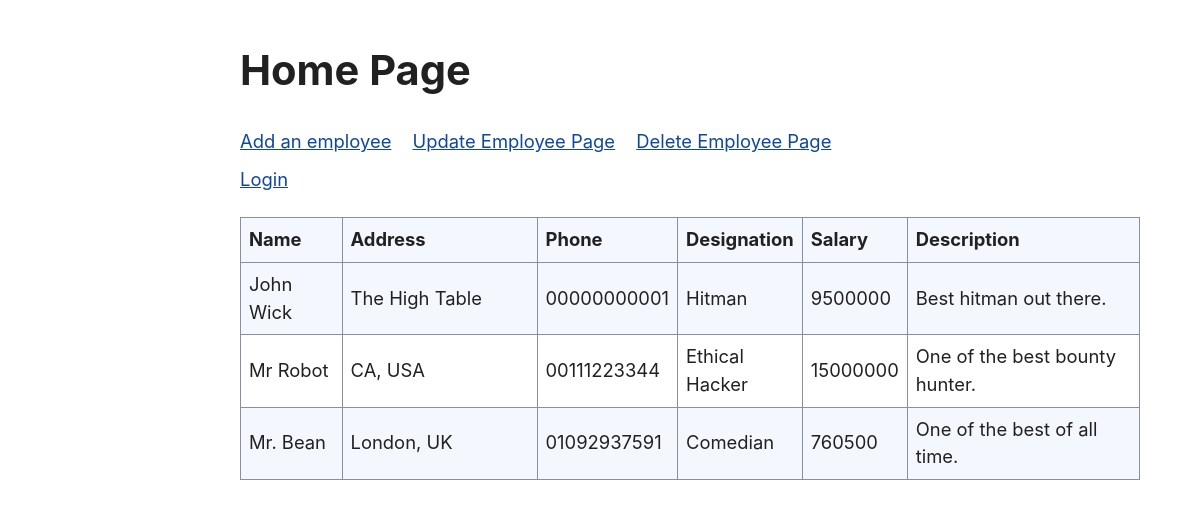
The app's page /employee/, older data.
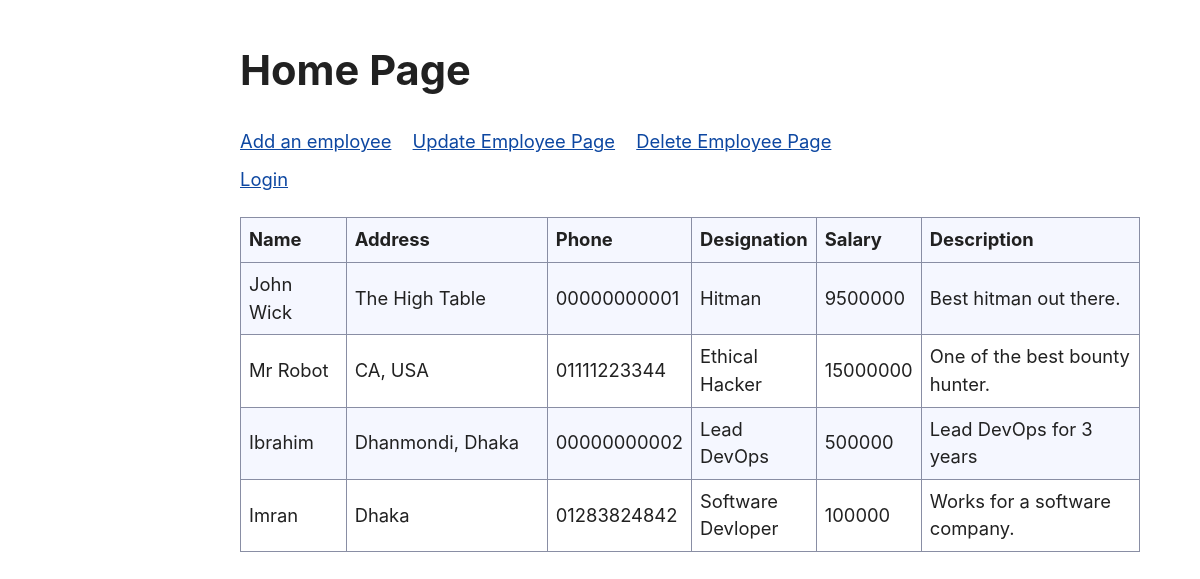
The same page, newer data.
### employee/models.py (models this page shows)
class Employee(models.Model):
    name = models.CharField(max_length=255)
    address = models.TextField()
    phone = models.CharField(max_length=15,unique=True)
    salary = models.PositiveIntegerField()
    designation = models.CharField(max_length=255)
    description = models.TextField()

### employee/views.py (the view)
# urls.py: path('', views.home, name='home'),
def home(request):
    request.session['last_page'] = 'home'
    user = str(request.user)
    employee_list = Employee.objects.all()
    if user == 'AnonymousUser':
        return render(request, 'home.html', {'employees': employee_list, 'user': None})
    return render(request, 'home.html', {'employees': employee_list, 'user': user})

### employee/templates/home.html
{% extends 'employee_base.html' %}
{% block content %}
<h2>Home Page</h2>
<nav style="margin-bottom: 10px;">
    <div style="margin: 0;">
        <a style="margin-right: .5rem; margin-left: 0; padding-left: 0;" href="add/">Add an employee</a>
        <a style="margin: .5rem;" href="update/">Update Employee Page</a>
        <a style="margin: .5rem;" href="delete/">Delete Employee Page</a>
    </div>
</nav>
<nav>
    <div style="margin:0">
        {% if not user %}
        <a href="{% url 'authorize-admin' %}">Login</a>
        {% else %}
        <a href="{% url 'unauthorize-admin' %}">Logout</a>
        {% endif %}
    </div>
</nav>
<div>
    {% if employees %}
    <table style="width: 900px;">
        <tr>
            <th style="width: 150px;">Name</th>
            <th style="width: 350px;">Address</th>
            <th>Phone</th>
            <th>Designation</th>
            <th>Salary</th>
            <th style="width: 400px;">Description</th>
        </tr>
        {% for employee in employees %}
        <tr>
            <td>{{employee.name}}</td>
            <td>{{employee.address}}</td>
            <td>{{employee.phone}}</td>
            <td>{{employee.designation}}</td>
            <td>{{employee.salary}}</td>
            <td>{{employee.description}}</td>
        </tr>
        {% endfor %}
    </table>
    {% else %}
    <h3>Currently no employees available.</h3>
    <h3>Add employees to see their data.</h3>
    {% endif %}
</div>
{% endblock %}

### employee/templates/employee_base.html (shortened to what this page needs)
{% load static %}
<!DOCTYPE html>
<html lang="en">
<head>
    <link rel="stylesheet" href="{% static 'css/styles.css' %}">
    <link href="https://cdn.jsdelivr.net/npm/simpledotcss@2.3.2/simple.min.css" rel="stylesheet">
</head>
<body>
    {% block content %}
    {% endblock %}
</body>
</html>

### employee/static/css/styles.css (style rules this page uses)
:root, ::backdrop { --sans-font: -apple-system, BlinkMacSystemFont, "Avenir Next", Avenir, "Nimbus Sans L", Roboto, "Noto Sans", "Segoe UI", Arial, Helvetica, "Helvetica Neue", sans-serif; --mono-font: Consolas, Menlo, Monaco, "Andale Mono", "Ubuntu Mono", monospace; --standard-border-radius: 5px; --bg: #fff; --accent-bg: #f5f7ff; --text: #212121; --text-light: #585858; --border: #898ea4; --accent: #0d47a1; --accent-hover: #1266e2; --accent-text: var(--bg); --code: #d81b60; --preformatted: #444; --marked: #fd3; --disabled: #efefef; }
html { font-family: var(--sans-font); scroll-behavior: smooth; }
body { color: var(--text); background-color: var(--bg); grid-template-columns: 1fr min(45rem, 90%) 1fr; margin: 0; font-size: 1.15rem; line-height: 1.5; display: grid; }
body > * { grid-column: 2; }
h2 { margin-top: 3rem; font-size: 2.6rem; }
p, h1, h2, h3, h4, h5, h6 { overflow-wrap: break-word; }
h1, h2, h3 { line-height: 1.1; }
a, a:visited { color: var(--accent); }
table { border-collapse: collapse; margin: 1.5rem 0; }
td, th { border: 1px solid var(--border); text-align: start; padding: 0.5rem; }
th { background-color: var(--accent-bg); font-weight: 700; }
tr:nth-child(2n) { background-color: var(--accent-bg); }

Row changes from the older to the newer data that the page shows:
removed Employee: name "Mr. Bean", address "London, UK", phone "01092937591", designation "Comedian", salary "760500", description "One of the best of all time."
changed Employee "Mr Robot": phone "00111223344" → "01111223344"
added Employee: name "Ibrahim", address "Dhanmondi, Dhaka", phone "00000000002", designation "Lead DevOps", salary "500000", description "Lead DevOps for 3 years"
added Employee: name "Imran", address "Dhaka", phone "01283824842", designation "Software Devloper", salary "100000", description "Works for a software company."
